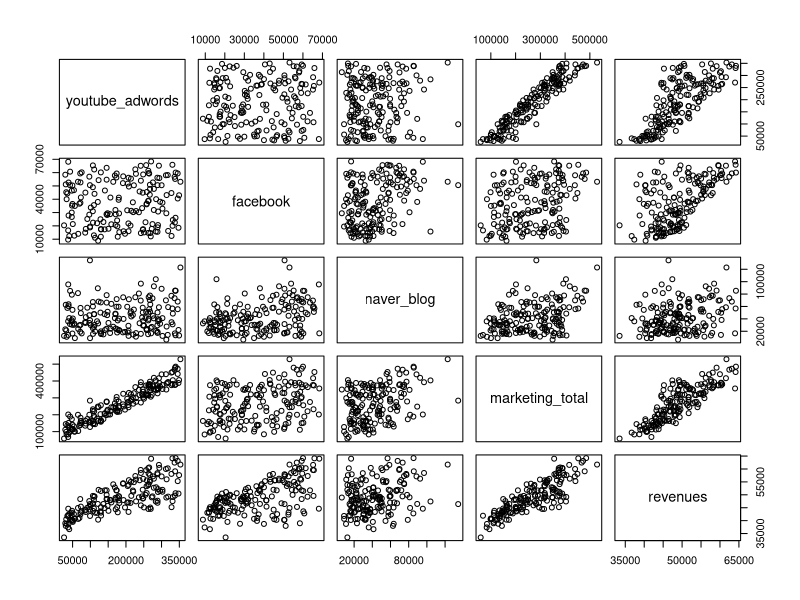
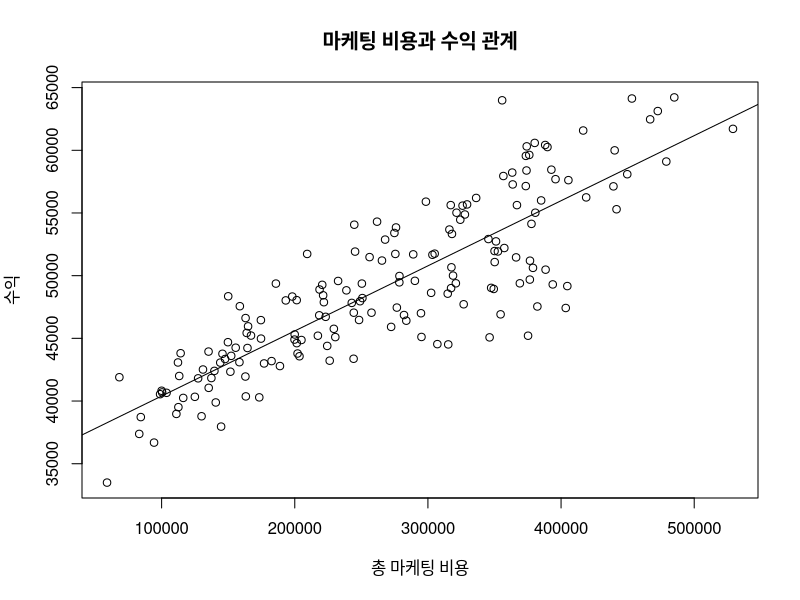

Here is the R script that generated these plots, in order:
#CH_04 비즈니스 회귀분석
getwd()
setwd("E:/hello-git-sourcetree/R_GO/R_Business_Intelligence")
options(scipen = 100) #지수표기법 전환

#데이터 읽어들이기 및 데이터 확인
adverts<-read.csv("Ch4_SNS_marketing.csv")
str(adverts)
#데이터의 전체 변수 상관관계 시각화
pairs(adverts)

#수익과 마케팅 비용의 상관관계 시각화
plot(adverts$marketing_total, adverts$revenues,
     ylab = "수익", xlab = "총 마케팅 비용",
     main = "마케팅 비용과 수익 관계")

#선형 회귀식 만들기
model_1<-lm(revenues ~ marketing_total, data =adverts)
model_1

#LINE의 L(Linearity) 선형성 확인하기
#산점도에 회귀선 그리기_선형
abline(coef(model_1))





















